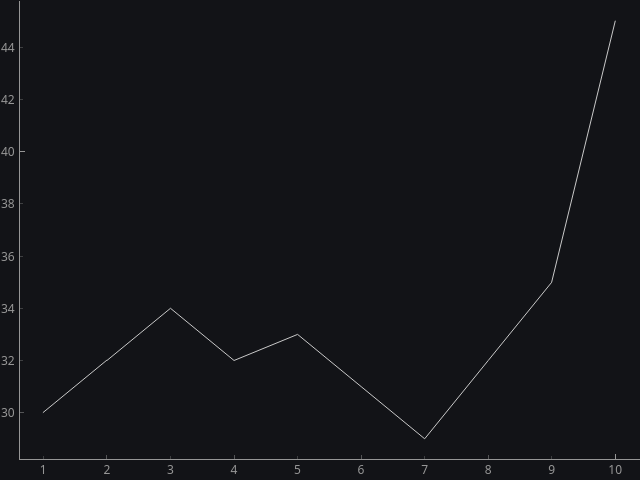

Write the Python code that produced this figure.
#!/usr/bin/env python
# File: pyqtplot02.py
# Name: D.Saravanan
# Date: 08/07/2023

""" Script to create plot using the PlotWidget in PyQtGraph """

import sys

import pyqtgraph as pg
from PyQt6 import QtCore, QtWidgets


class MainWindow(QtWidgets.QMainWindow):
    """Subclass of QMainWindow to customize application's main window."""

    def __init__(self, hour, temperature):
        super().__init__()

        # set the size parameters (width, height) pixels
        self.setFixedSize(QtCore.QSize(640, 480))

        # set the central widget of the window
        self.graphWidget = pg.PlotWidget()
        self.setCentralWidget(self.graphWidget)

        # set the background color using hex notation #121317 as string
        self.graphWidget.setBackground("#121317")

        # plot data: x, y values
        self.graphWidget.plot(hour, temperature)


def main():
    """Need one (and only one) QApplication instance per application.
    Pass in sys.argv to allow command line arguments for the application.
    If no command line arguments than QApplication([]) is required."""
    app = QtWidgets.QApplication(sys.argv)

    hour = [1, 2, 3, 4, 5, 6, 7, 8, 9, 10]
    temperature = [30, 32, 34, 32, 33, 31, 29, 32, 35, 45]

    window = MainWindow(hour, temperature)  # an instance of the class MainWindow
    window.show()  # windows are hidden by default

    sys.exit(app.exec())  # start the event loop


if __name__ == "__main__":
    main()
